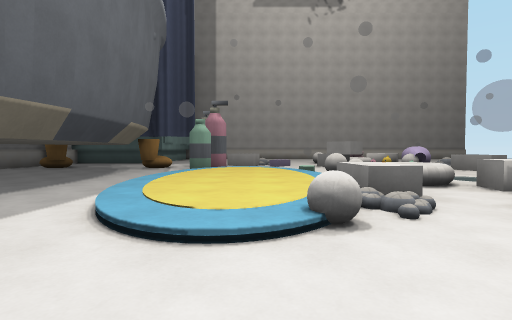
[1] (above)

24 first-person views from a walk through a level from a Godot 3-D game. The camera is 1.3 m above the floor, tilts 2° down and sees 80° across. The floor is counted in squares, 2 m on a side. Each view is taken from the middle of a square. On the plan, view 1 faces up. The plan holds only what a view shows up to about 10 squares ahead; the rest is blank. The place goes on beyond the plan. Surface patterns are stand-ins for the level's own textures.

[2]
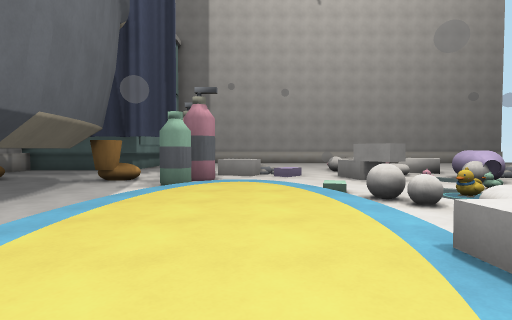

[3]
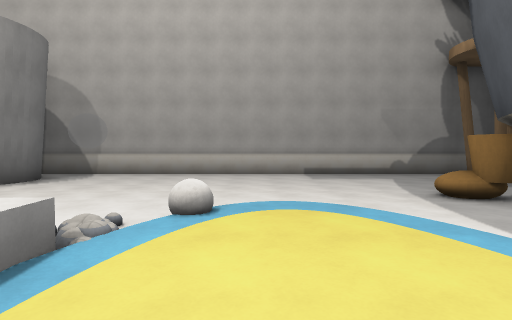

[4]
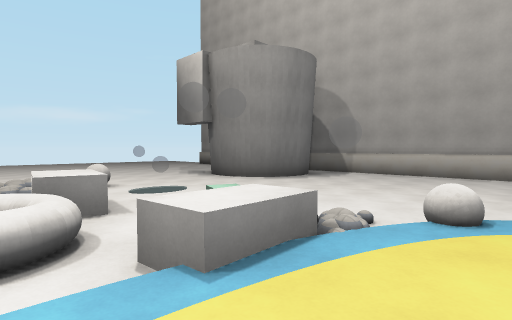

[5]
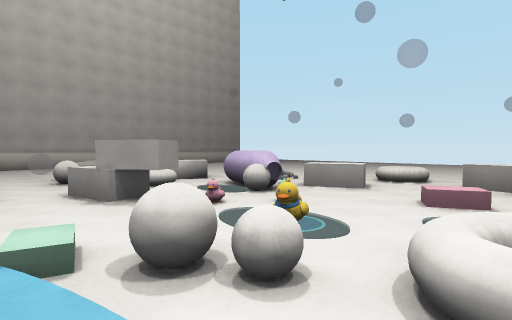

[6]
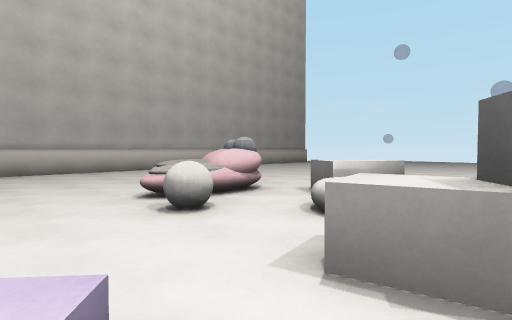

[7]
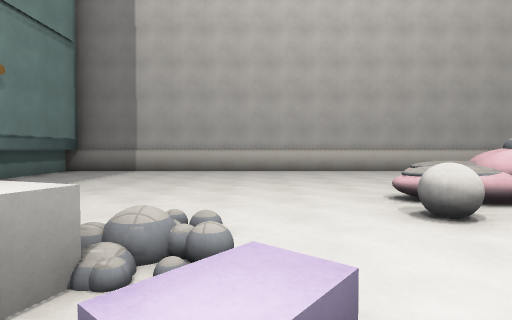

[8]
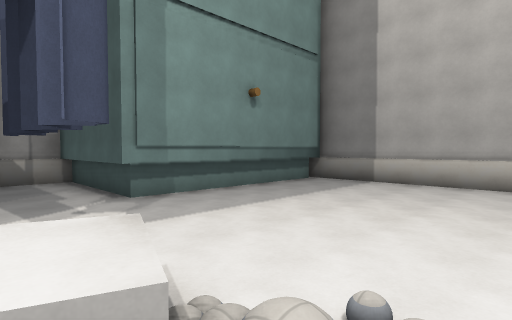

[9]
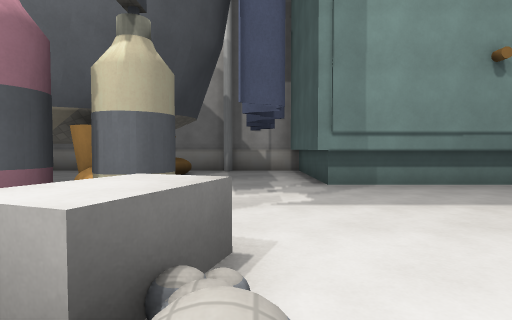

[10]
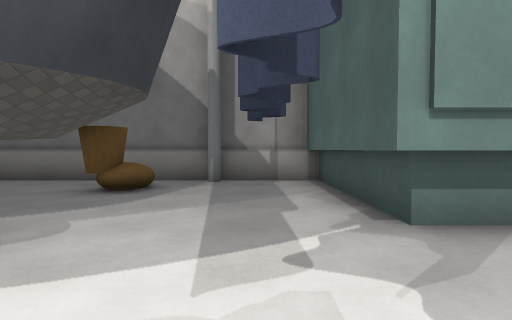

[11]
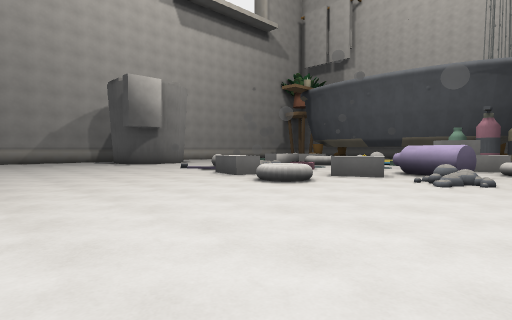

[12]
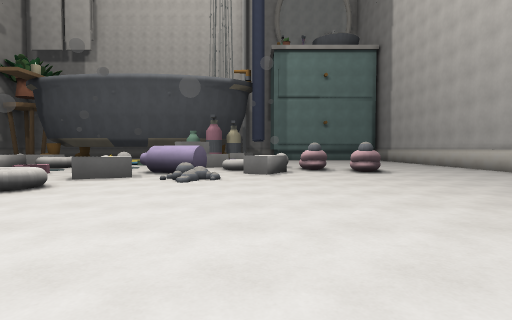

[13]
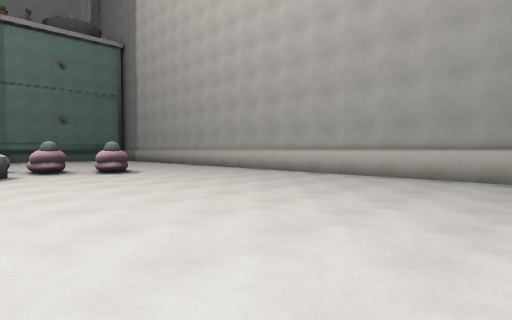

[14]
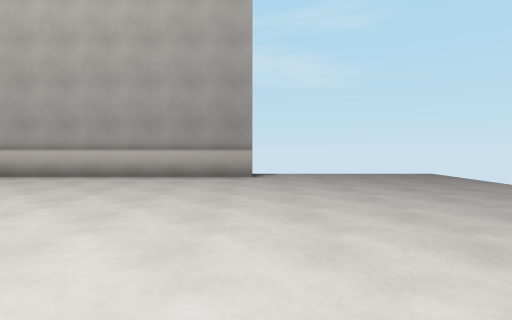

[15]
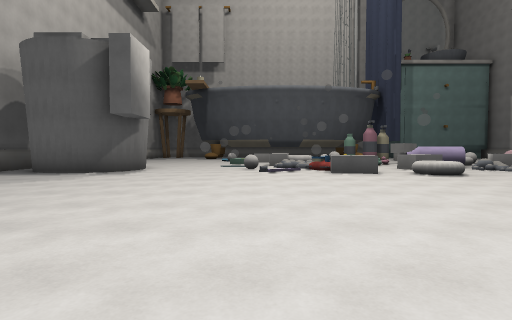

[16]
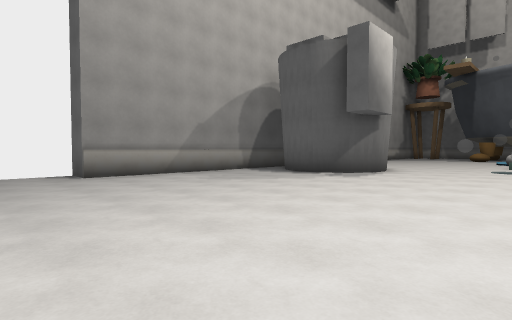

[17]
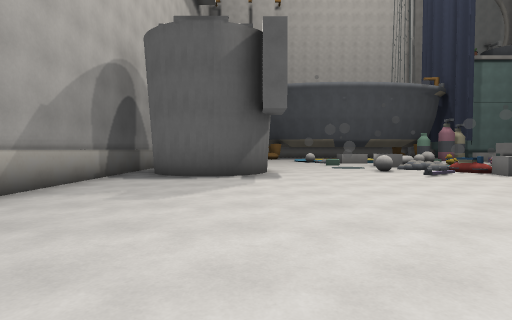

[18]
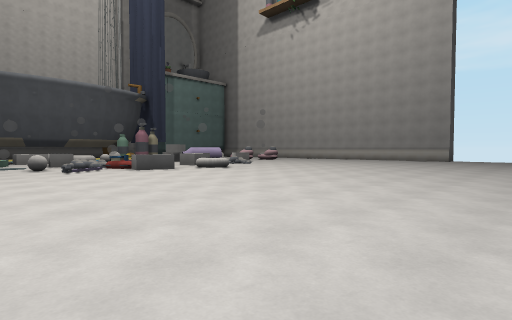

[19]
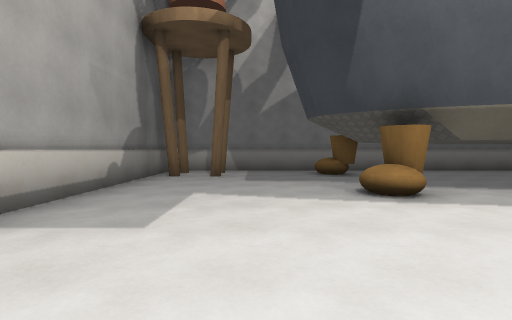

[20]
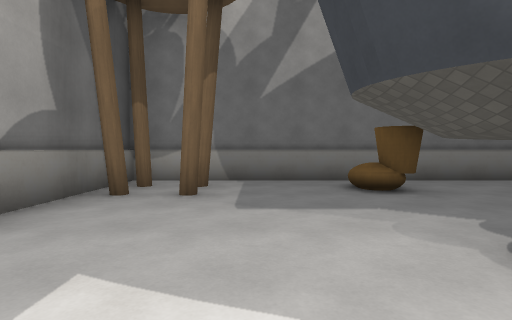

[21]
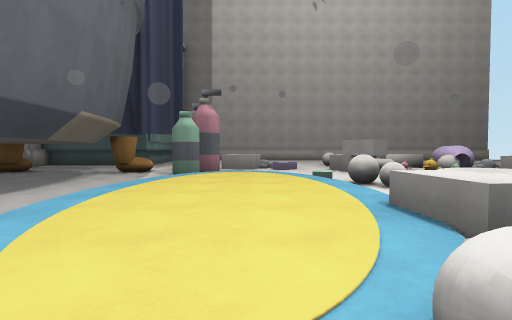

[22]
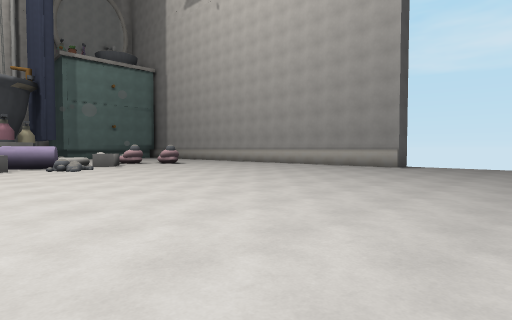

[23]
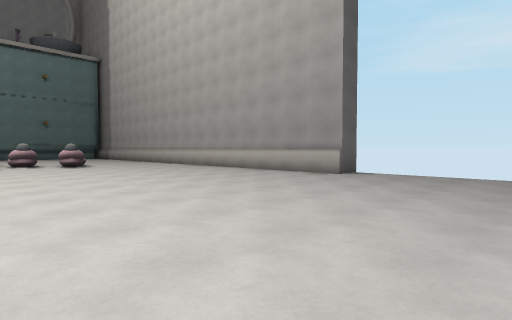

[24]
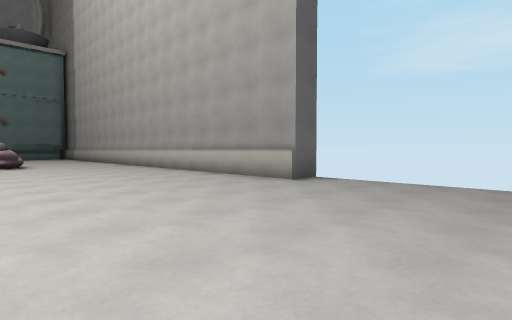

### Floor plan
Key: @ floor where view 1 was taken; # wall or solid block; x gap in a wall; . main floor; : floor 0.25 m higher than the main floor; + floor 0.5 m higher than the main floor; / step, stairs or slope; = window, fence, low wall or low ledge; ^ raised ledge; B bottle.
Columns run from 9 left of view 1 to 18 right of it. Each row starts with its distance up from view 1.
 21     ####################....
 20     #.......................
 19     #.......................
 18     #.......................
 17     #.......................
 16     #........=#.............
 15     #.......^^x.............
 14 ####^.......==##............
 13 #........//..+^^ ...........
 12 #......B^^/.^==#=...........
 11 #.^..^^BB..####^............
 10 #..  ..B#/..##^^^...........
  9 #..  ^..::/...=.^.=.........
  8 #.^   ./::/^=..............
  7 #.   #./:::=.../..^.........
  6 #.   ^.::::.^../xx..........
  5 #.   #./:::^.^^../..........
  4 #.    ./:::^....=...........
  3 #.    ..::=//...............
  2 #..^ #..//. ..... ..........
  1 #.#. #^...................
  0 #........@.....###........
 -1 #..............# #........
 -2 #.##...........###.......
 -3 #.##............x........
 -4 ########################.
 -5                        #

Positions as (right, up) in squares from view 1, and headings:
1: (0, 0), facing up
2: (0, 3), facing up
3: (0, 6), facing down
4: (0, 6), facing down-right
5: (1, 6), facing up-right
6: (1, 11), facing up-right
7: (1, 11), facing up
8: (1, 12), facing up-left
9: (1, 13), facing left
10: (-2, 13), facing left
11: (14, 13), facing down-left
12: (14, 13), facing left
13: (14, 13), facing up-left
14: (14, 13), facing up
15: (17, 4), facing left
16: (16, 4), facing down-left
17: (16, 0), facing left
18: (18, 2), facing up-left
19: (1, -1), facing left
20: (-2, -1), facing left
21: (0, 2), facing up
22: (18, 9), facing up-left
23: (18, 13), facing up-left
24: (18, 15), facing up-left
